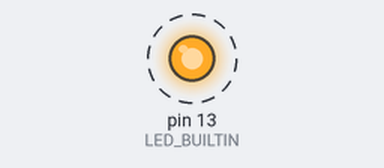
The sketch below on a simulated Arduino Uno, built with avr-gcc and run on an emulated ATmega328P. Parts: output pins drawn as LEDs (lit = HIGH). Dashed ring = blinking.

Above: at 0.7 s.
Timing chart, 0 to 3.0 s (numbered marks = the images above):
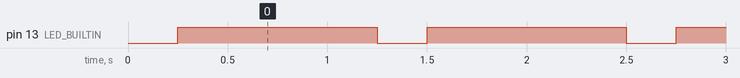

Measured:
- by itself, pin 13 (LED_BUILTIN): alternates HIGH for 1.0 s and LOW for 0.25 s

The sketch:

nodemcu.INO.ino
```cpp
int i = 5;
int myDelay = 50;

void setup() {
  // put your setup code here, to run once:
  pinMode (LED_BUILTIN, OUTPUT);

}

void loop() {
  // put your main code here, to run repeatedly:
  while (i > 0) {
    digitalWrite(LED_BUILTIN, LOW);
    delay(myDelay);
    digitalWrite(LED_BUILTIN, HIGH);
    i --;
  }
  delay(1000);
  i = 5;
}
```
